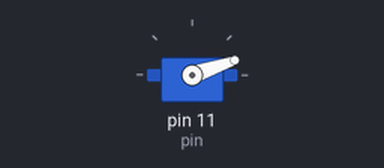
Bench run of a sketch on a simulated Arduino Uno, built with avr-gcc and run on an emulated ATmega328P. Shown: servo.

Above: at 0.05 s.
At 0.2 s:
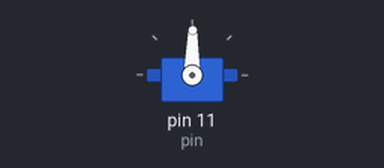
At 0.35 s:
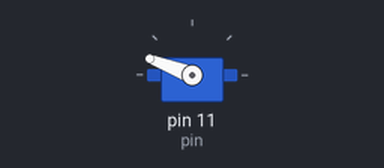
At 0.7 s:
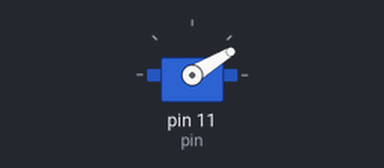
Timing chart, 0 to 3.0 s (numbered marks = the images above):
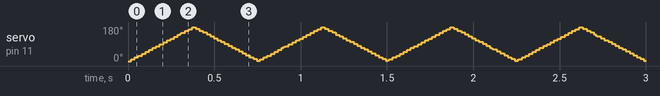

The sketch:

servo1.ino
```cpp
#include <Servo.h>

Servo myservo;

int pin = 11;
int ddd = 2;
void setup(){
 myservo.attach(pin);
}
void loop(){
  for(int i = 0;i<180;i++){
   myservo.write(i);
   delay(ddd);
  }
  for(int i = 180;i>0;i--){
   myservo.write(i);
   delay(ddd);
  }
}
```
